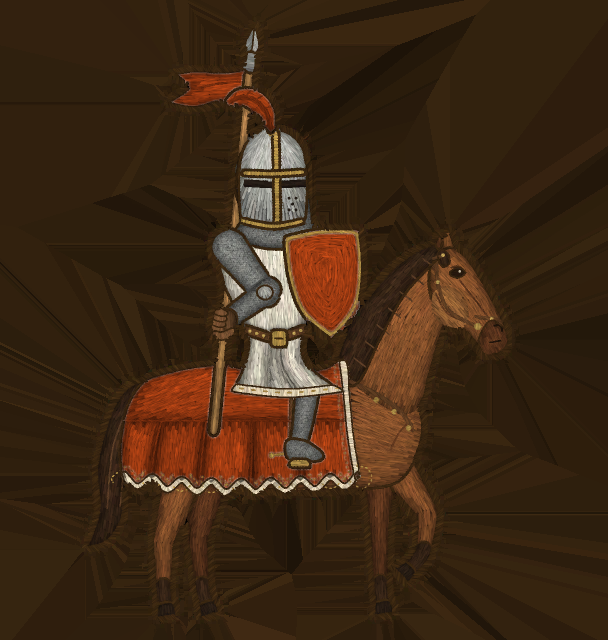
#> input picture intro/production/aaa/assets/tex_tinted/knight_idle_red.png, 608 x 640 px
$ python prep_knight.py
#> lines starting #> are read from the running program, lines starting #| are printed output that depends on the picture
# prep_knight.py - the game's knight figure card (idle) re-made as padded satin + couched cord + gold thread on linen.
# Outputs work/knight_tubes.npz, work/knight_backing.npz, work/knight_rig.json, work/linen_imprint.png
import sys, os, time, math, json
import numpy as np, cv2
HERE = os.path.dirname(os.path.abspath(__file__)); sys.path.insert(0, HERE)
from strandlib import *
AAA = os.path.abspath(os.path.join(HERE, '..', '..'))
W_ = os.path.join(HERE, 'work')
t0 = time.time()
rng = np.random.default_rng(23)
KX, KY = float(os.environ.get('KX', 70)), float(os.environ.get('KY', -4))     # placement in the cloth (mm)
LIN_W, LIN_H, LIN_R = 300, 180, 16
HEIGHT_MM = 118.0
alb = cv2.imread(os.path.join(AAA, 'assets', 'tex_tinted', 'knight_idle_red.png'), cv2.IMREAD_UNCHANGED).astype(np.float32) / 255
H, W = alb.shape[:2]
#> H = 640; W = 608
PPM = H / HEIGHT_MM
#> PPM = 5.42
rgb = alb[..., 2::-1].copy(); A = alb[..., 3]
#> after `rgb = alb[..., 2::-1].copy()`:
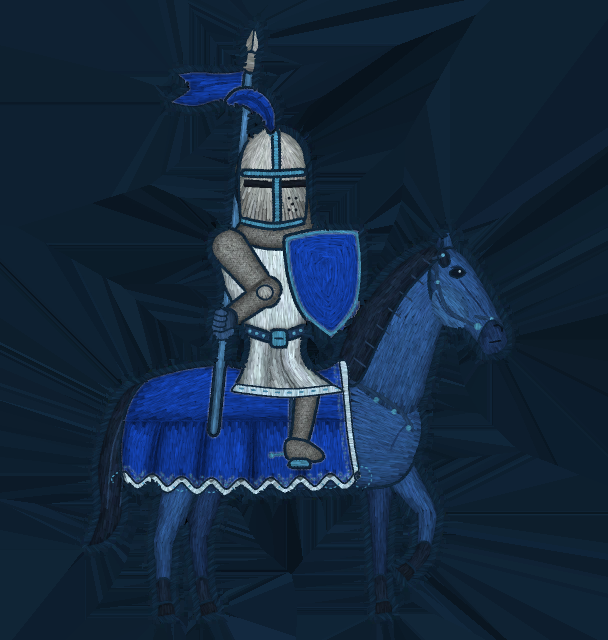
#> rgb: shape (640, 608, 3) float32; mean B, G, R 0.246, 0.16, 0.0822
#> after `A = alb[..., 3]`:
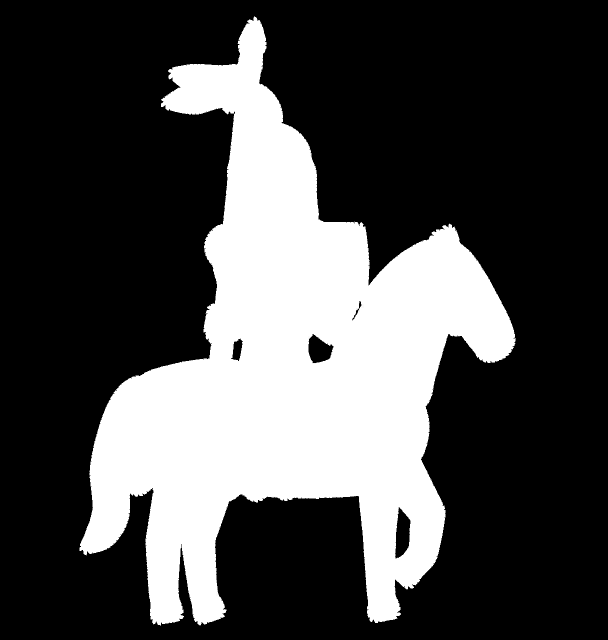
#> A: shape (640, 608) float32; min 0, max 1, mean 0.287
#> (the run stopped early here; a loop or call above may not have finished)
